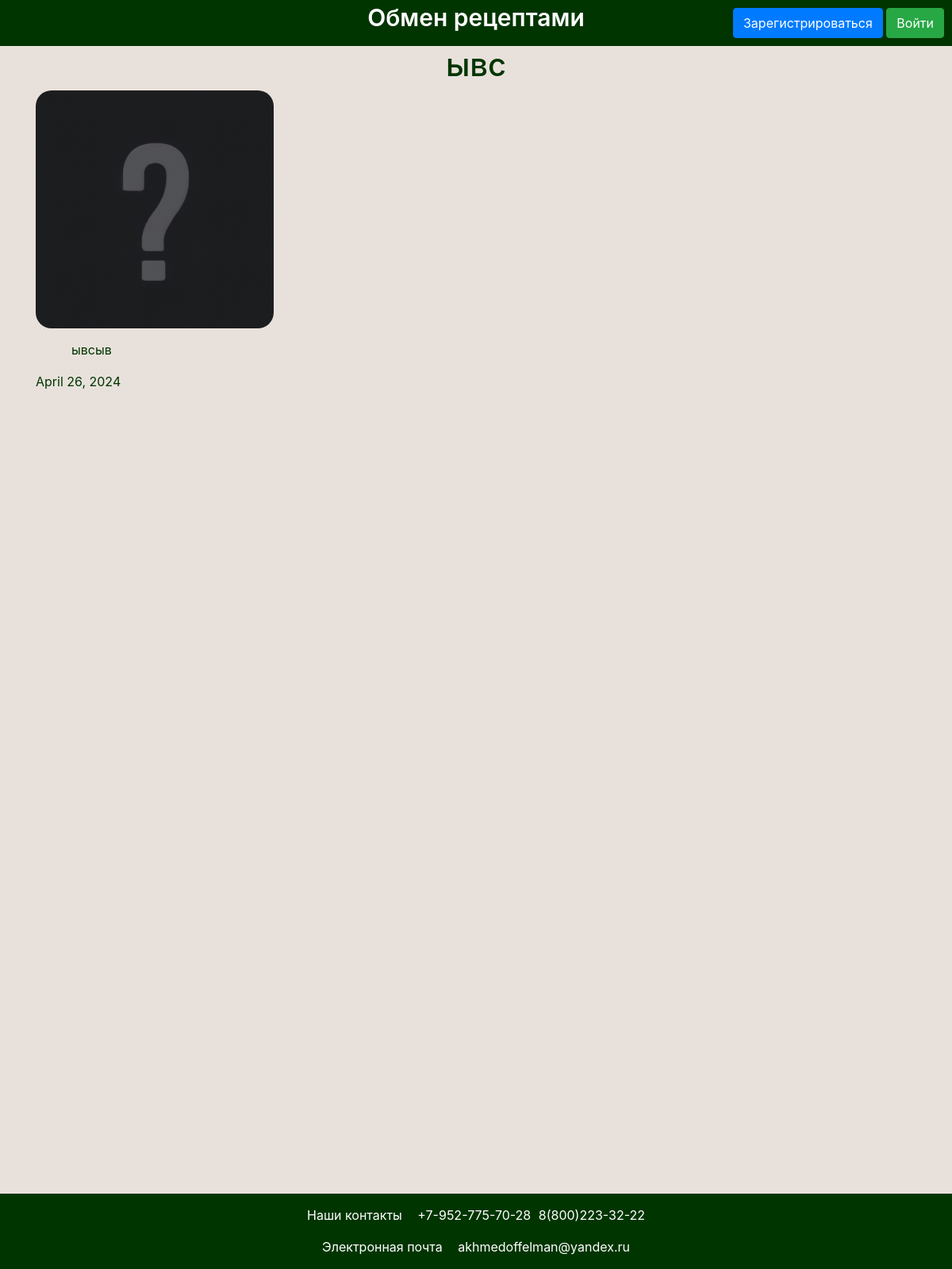
Screenshot of /recipe/2 with the database file from the repository.
### data/recipe_model.py (models this page shows)
class Recipe(SqlAlchemyBase, SerializerMixin):
    __tablename__ = 'articles'
    id = sqlalchemy.Column(sqlalchemy.Integer,
                           primary_key=True, autoincrement=True)
    title = sqlalchemy.Column(sqlalchemy.String, nullable=True)
    dish_image = sqlalchemy.Column(sqlalchemy.String,
                                   nullable=True)
    content = sqlalchemy.Column(sqlalchemy.String, nullable=True)
    created_date = sqlalchemy.Column(sqlalchemy.String,
                                     default=datetime.datetime.now().strftime("%B %d, %Y"))
    is_private = sqlalchemy.Column(sqlalchemy.Boolean, default=True)
    user_id = sqlalchemy.Column(sqlalchemy.Integer,
                                sqlalchemy.ForeignKey("users.id"))
    user = orm.relationship('User')

### main.py (the view)
@app.route('/recipe/<int:_id>')
def recipe(_id: int):
    db_sess = create_session()
    recipe = db_sess.query(Recipe).filter(Recipe.id == _id).first()
    return render_template('recipe.html', recipe=recipe)

### data/db_session.py (called while the page is built)
def create_session() -> Session:
    global __factory
    return __factory()

### templates/recipe.html (shortened to what this page needs)
{% extends "base.html" %}
{% block styles %}
<link rel="stylesheet" type="text/css" href="{{ url_for('static', filename='css/recipe.css') }}">
{% endblock %}
{% block content %}
<div class="recipe_header">
    <h1>{{ recipe.title }}</h1>
</div>
<div class="recipe_img">
    <img src="/static/users_img/{{ recipe.dish_image }}" width="300" height="300" onerror="this.src='/static/img/default_image.jpg';">
</div>
<div class="recipe_content">
    <p class="recipe_content_text">{{ recipe.content }}</p>
</div>
<div class="recipe_created_date">
    <p>{{ recipe.created_date }}</p>
</div>
{% endblock %}

### static/css/recipe.css (style rules this page uses)
.recipe_header { text-align: center; }
.recipe_img { display: flex; justify-content: left; }
.recipe_img > img { border-radius: 20px; }
.recipe_content_text { text-indent: 45px; padding-top: 15px; }

### static/css/base.css (style rules this page uses)
body { background-color: #E8E1DB; }

### rows the page displays
Recipe: title "ывс", content "ывсыв", created_date "April 26, 2024"
